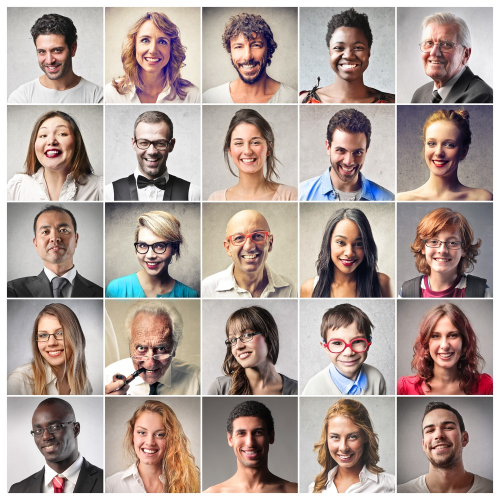
#> input picture images/faces.jpg, 1000 x 1000 px, given in place of the camera (shown at 1/2 size)
$ python colorFiltering.py
#> lines starting #> are read from the running program, lines starting #| are printed output that depends on the picture; after the words box and inside, x2 and y2 are one past the last pixel; in counts of white or black regions, pixels touching at a corner belong together
import cv2
import numpy as np

frameWidth = 500
frameHeight = 400
cap = cv2.VideoCapture(0)

def empty(a):
    pass

cv2.namedWindow("HSV")
cv2.resizeWindow("HSV", 900, 300)
cv2.createTrackbar("Hue MIN", "HSV", 0, 179, empty)
#> slider 'Hue MIN' is set to 35
cv2.createTrackbar("Hue MAX", "HSV", 179, 179, empty)
cv2.createTrackbar("Sat MIN", "HSV", 0, 255, empty)
#> slider 'Sat MIN' is set to 51
cv2.createTrackbar("Sat MAX", "HSV", 255, 255, empty)
cv2.createTrackbar("Val MIN", "HSV", 0, 255, empty)
#> slider 'Val MIN' is set to 51
cv2.createTrackbar("Val MAX", "HSV", 255, 255, empty)

while True:
    success, img = cap.read()
#> img is the input picture: shape (1000, 1000, 3); mean B, G, R 152.5, 158.7, 174.1
    img = cv2.resize(img, (frameWidth, frameHeight))
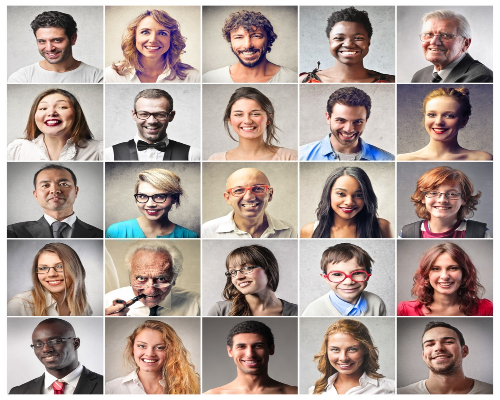
#> img: shape (400, 500, 3); mean B, G, R 152.5, 158.8, 174.1
    img = cv2.flip(img, 1)
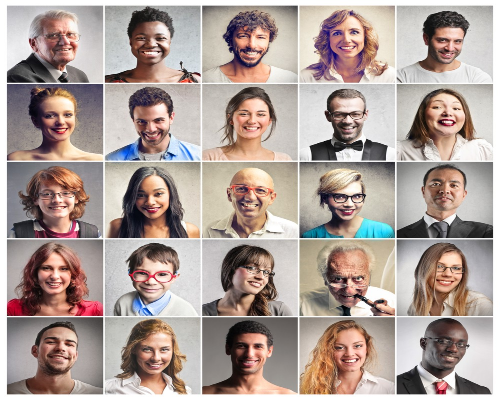
#> img: shape (400, 500, 3); mean B, G, R 152.5, 158.8, 174.1
    imgHSV = cv2.cvtColor(img, cv2.COLOR_BGR2HSV)
#> imgHSV: shape (400, 500, 3); mean H, S, V 40.6, 44, 176.1

    hue_min = cv2.getTrackbarPos("Hue MIN", "HSV")
    hue_max = cv2.getTrackbarPos("Hue MAX", "HSV")
    sat_min = cv2.getTrackbarPos("Sat MIN", "HSV")
    sat_max = cv2.getTrackbarPos("Sat MAX", "HSV")
    val_min = cv2.getTrackbarPos("Val MIN", "HSV")
    val_max = cv2.getTrackbarPos("Val MAX", "HSV")

    lower = np.array([hue_min, sat_min, val_min])
    upper = np.array([hue_max, sat_max, val_max])

    mask = cv2.inRange(imgHSV, lower, upper)
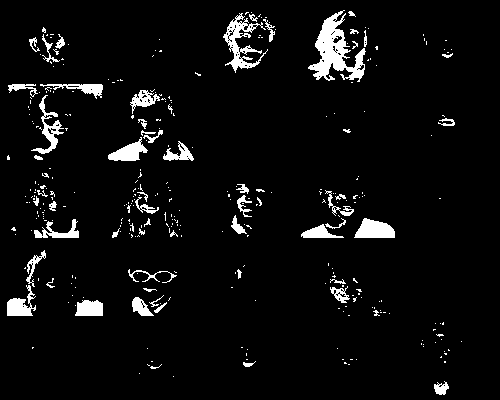
#> mask: shape (400, 500); 5.2% white; 335 white regions (277 under 20 px), largest, box (x1, y1, x2, y2) and area: (308, 10, 366, 82) 1723, (223, 13, 268, 73) 862, (354, 218, 395, 238) 586
    result = cv2.bitwise_and(img, img, mask=mask)
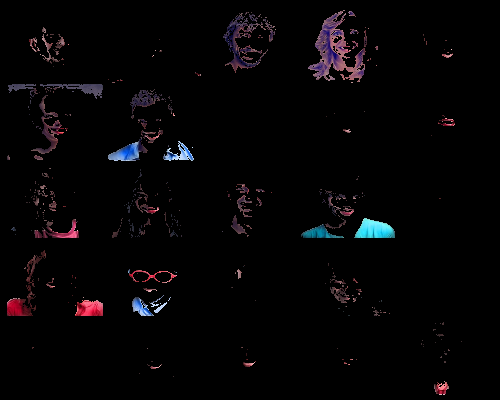
#> result: shape (400, 500, 3); mean B, G, R 5.3, 4.1, 5.3

    hStack = np.hstack([img, imgHSV, result])
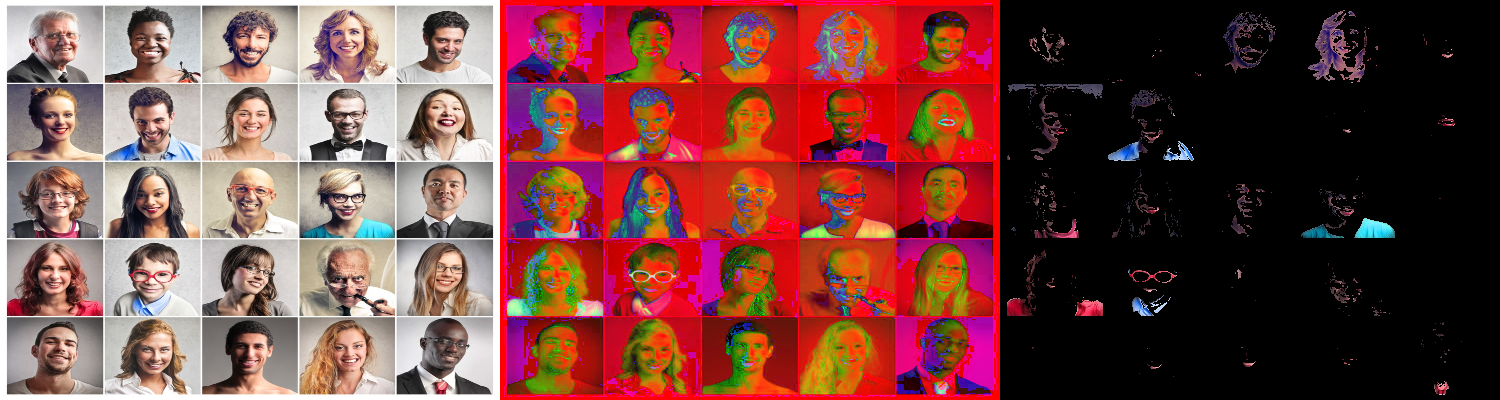
#> hStack: shape (400, 1500, 3); mean B, G, R 66.2, 69, 118.5
    cv2.imshow("Web Cam", hStack)
    if cv2.waitKey(1) & 0xFF == ord('q'):
#> (key q is pressed here)
        break
